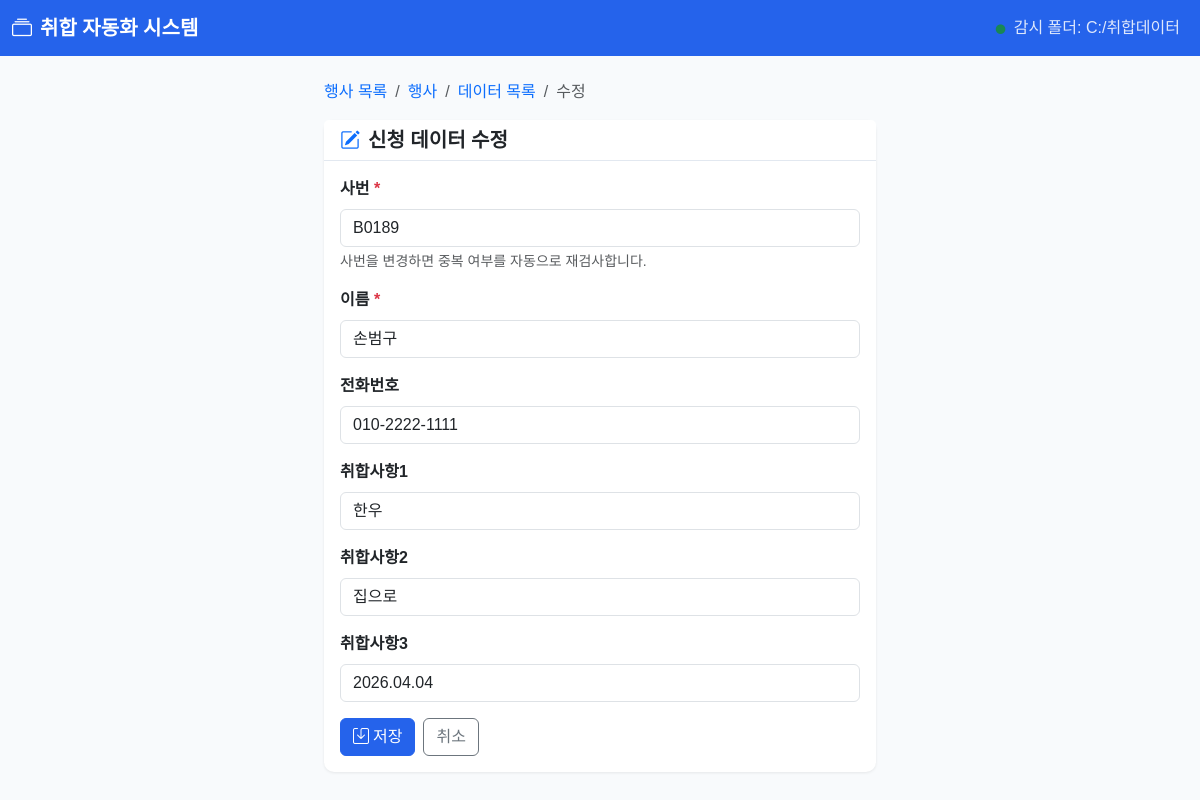
The page /submissions/1/edit on the database its author committed.
### app/models.py (models this page shows)
class Submission(Base):
    __tablename__ = "submissions"
    id = Column(Integer, primary_key=True, index=True)
    event_id = Column(Integer, ForeignKey("events.id"), nullable=False)
    source_file_id = Column(Integer, ForeignKey("source_files.id"), nullable=True)
    employee_id = Column(String(50), nullable=False, index=True, comment="사번")
    name = Column(String(100), nullable=False, comment="이름")
    phone = Column(String(50), nullable=True, comment="전화번호")
    item1 = Column(String(500), nullable=True, comment="취합사항1")
    item2 = Column(String(500), nullable=True, comment="취합사항2")
    item3 = Column(String(500), nullable=True, comment="취합사항3")
    is_duplicate = Column(Boolean, default=False, comment="사번 중복 여부")
    is_error = Column(Boolean, default=False, comment="오류 여부")
    error_reason = Column(Text, nullable=True, comment="오류 사유")
    is_resolved = Column(Boolean, default=False, comment="오류 해결 여부")
    is_excluded = Column(Boolean, default=False, comment="통계 제외 여부")
    created_at = Column(DateTime, default=datetime.now)
    updated_at = Column(DateTime, default=datetime.now, onupdate=datetime.now)
    event = relationship("Event", back_populates="submissions")
    source_file = relationship("SourceFile", back_populates="submissions")

### app/routers/submissions.py (the view)
@router.get("/submissions/{sub_id}/edit", response_class=HTMLResponse)
async def edit_form(request: Request, sub_id: int, db: Session = Depends(get_db)):
    sub = db.query(Submission).filter(Submission.id == sub_id).first()
    if not sub:
        raise HTTPException(status_code=404)
    return templates.TemplateResponse("submission_edit.html", {"request": request, "sub": sub})

### templates/submission_edit.html (shortened to what this page needs)
{% extends "base.html" %}
{% block content %}
<div class="col-12 col-md-8 col-lg-6 mx-auto p-4">
  <nav aria-label="breadcrumb" class="mb-3">
    <ol class="breadcrumb">
      <li class="breadcrumb-item"><a href="/" class="text-decoration-none">행사 목록</a></li>
      <li class="breadcrumb-item"><a href="/events/{{ sub.event_id }}" class="text-decoration-none">행사</a></li>
      <li class="breadcrumb-item"><a href="/events/{{ sub.event_id }}/submissions?filter=error" class="text-decoration-none">데이터 목록</a></li>
      <li class="breadcrumb-item active">수정</li>
    </ol>
  </nav>
  <div class="card">
    <div class="card-header">
      <h5 class="mb-0 fw-bold"><i class="bi bi-pencil-square me-2 text-primary"></i>신청 데이터 수정</h5>
    </div>
    <div class="card-body">
      <form method="post" action="/submissions/{{ sub.id }}/edit">
        <div class="mb-3">
          <label class="form-label fw-semibold">사번 <span class="text-danger">*</span></label>
          <input type="text" name="employee_id" class="form-control" value="{{ sub.employee_id }}" required>
          <div class="form-text">사번을 변경하면 중복 여부를 자동으로 재검사합니다.</div>
        </div>
        <div class="mb-3">
          <label class="form-label fw-semibold">이름 <span class="text-danger">*</span></label>
          <input type="text" name="name" class="form-control" value="{{ sub.name }}" required>
        </div>
        <div class="mb-3">
          <label class="form-label fw-semibold">전화번호</label>
          <input type="text" name="phone" class="form-control" value="{{ sub.phone or '' }}">
        </div>
        <div class="mb-3">
          <label class="form-label fw-semibold">취합사항1</label>
          <input type="text" name="item1" class="form-control" value="{{ sub.item1 or '' }}">
        </div>
        <div class="mb-3">
          <label class="form-label fw-semibold">취합사항2</label>
          <input type="text" name="item2" class="form-control" value="{{ sub.item2 or '' }}">
        </div>
        <div class="mb-3">
          <label class="form-label fw-semibold">취합사항3</label>
          <input type="text" name="item3" class="form-control" value="{{ sub.item3 or '' }}">
        </div>
        <div class="d-flex gap-2">
          <button type="submit" class="btn btn-primary">
            <i class="bi bi-save me-1"></i>저장
          </button>
          <a href="/events/{{ sub.event_id }}/submissions?filter=error" class="btn btn-outline-secondary">
            취소
          </a>
        </div>
      </form>
    </div>
  </div>
</div>
{% endblock %}

### templates/base.html (style rules this page uses)
:root { --primary: #2563eb; --primary-dark: #1d4ed8; --success: #16a34a; --danger: #dc2626; --warning: #d97706; }
body { background: #f8fafc; font-family: 'Malgun Gothic', sans-serif; }
.card { border: none; box-shadow: 0 1px 3px rgba(0,0,0,.08); border-radius: 10px; }
.card-header { background: #fff; border-bottom: 1px solid #e2e8f0; font-weight: 600; }
.btn-primary { background: var(--primary); border-color: var(--primary); }

### rows shown on the page
Submission: employee_id "B0189", name "손범구", phone "010-2222-1111", item1 "한우", item2 "집으로", item3 "2026.04.04"
